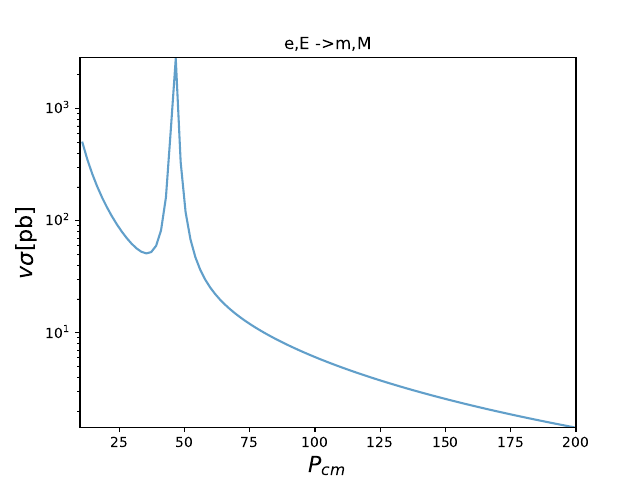

Generate this figure with Python:
import os
import matplotlib.pyplot as plt
import numpy as np
from math import exp, log, sqrt
from scipy import interpolate
#--------------- data input -----------------------#
y0 = np.genfromtxt('Data/plot_1.tab',dtype=float, comments='#',unpack=True)
#--------------- writing plots -----------------#
#fig, ax = plt.subplots(figsize=(6,3.8))
#plt.subplots_adjust(bottom=0.20,right=0.75,left=0.15)
plt.title('e,E ->m,M')
plt.xlabel('$p_{cm}$',fontsize=16)
plt.ylabel('$v \sigma$[pb]',fontsize=16)
plt.xscale('linear')
plt.yscale('log')
xmin=1.000000E+01
xmax=2.000000E+02
plt.xlim(xmin,xmax)
plt.ylim(1.433872E+00,2.854165E+03)
xfirst=xmin+0.5*(xmax-xmin)/101
xlast=xmax -0.5*(xmax-xmin)/101
x0=np.linspace(xfirst,xlast,101)
plt.plot(x0, y0[0:101],alpha=0.7, label='$v \sigma$[pb]', linestyle='-')
plt.savefig('plot_1.pdf')
plt.show()

